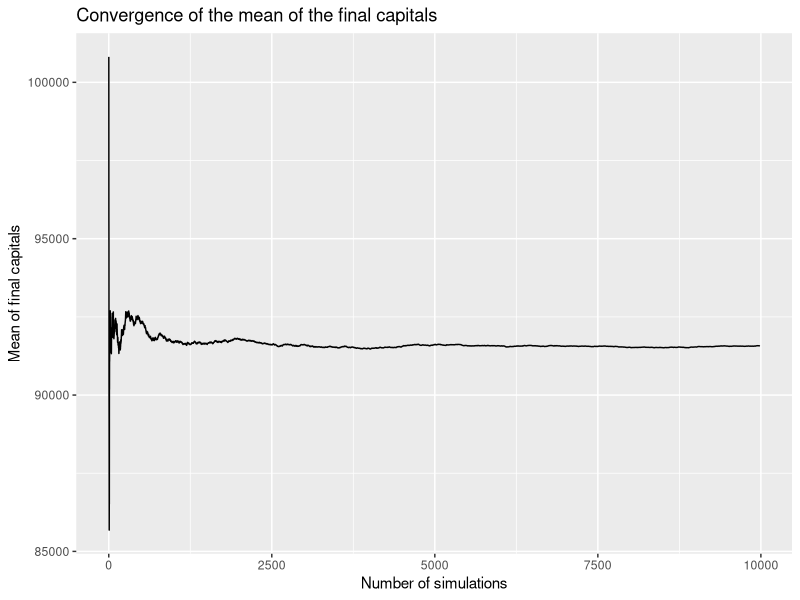
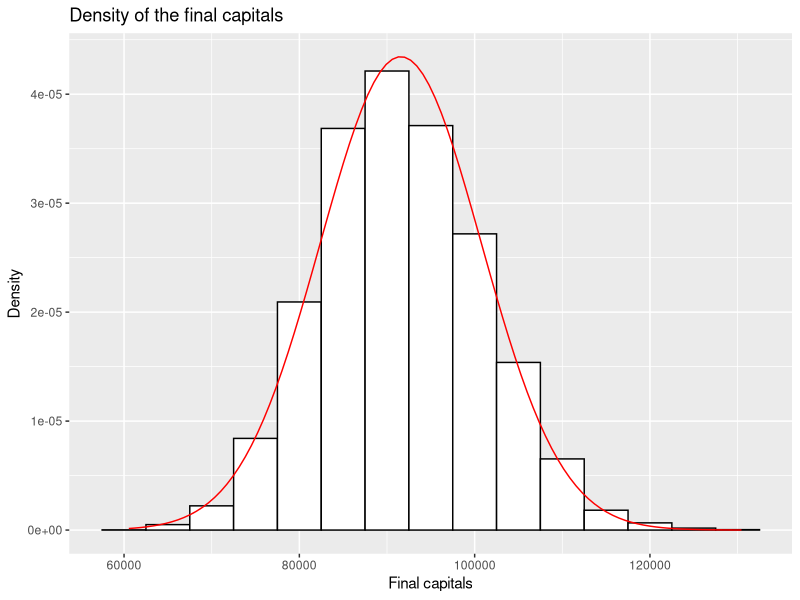
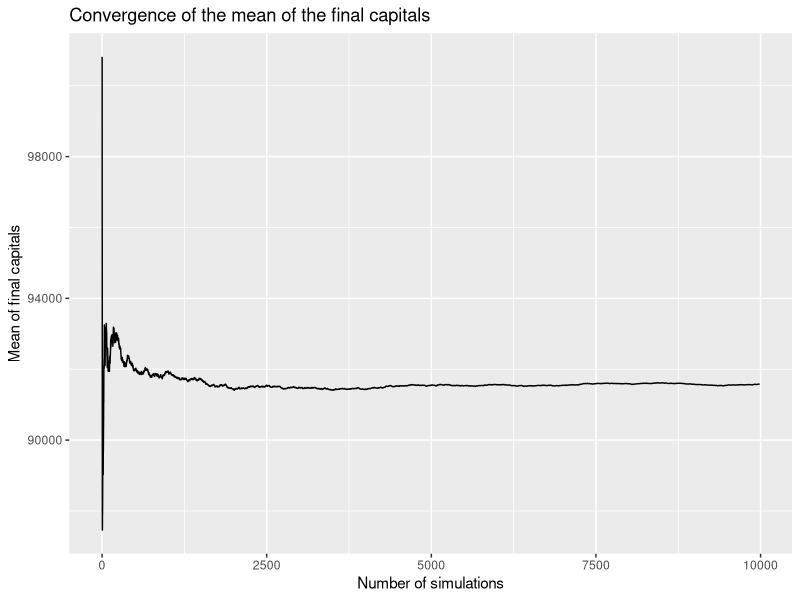
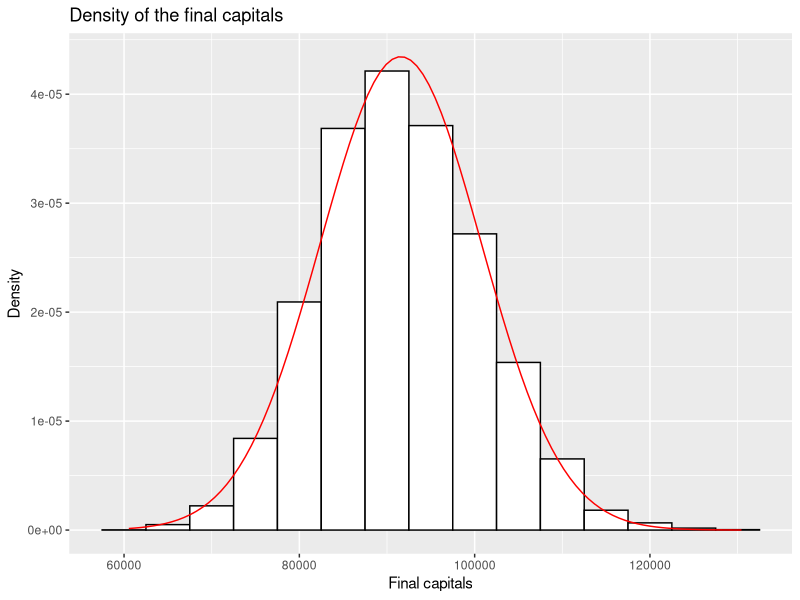

Write R code to recreate these figures, in order.
## ---- chunk 1
knitr::opts_chunk$set(echo = TRUE, fig.fullwidth=TRUE, fig.height=3)
library(ggplot2)
library(cowplot)
## ---- chunk 2
inverse.claim <- function(x) {
  return(max((100 / (1 - x)^(1 / 2.5)), 0))
}
## ---- chunk 3
simulate_one_insurance <- function(c0, n0, a, tl, lambda, mu, nu) {
  # Initialize variables
  t <- 0
  n <- n0
  c <- c0
  # Update capital with annuity payments
  dt <- rexp(1, lambda * n + mu * n + nu)
  t <- t + dt
  while (t < tl) {
    # Update the capital with the proportional part of the payments
    c <- c + n * a * dt
    # Decide the type of event
    u <- runif(1)
    if (u < lambda * n / (lambda * n + mu * n + nu)) {
      # Claim event
      claim_amount <- inverse.claim(runif(1))
      c <- c - claim_amount
    } else if (u < (lambda * n + mu * n) / (lambda * n + mu * n + nu)) {
      # Departure event
      n <- max(n - 1, 0)
    } else {
      # Enrollment event
      n <- n + 1
    }
    # Stop if capital becomes negative
    if (c < 0) break
    # Time of next event
    dt <- rexp(1, lambda * n + mu * n + nu)
    t <- t + dt
  }
  return(c)
}
## ---- chunk 4
simulate_insurance <- function(c0, n0, a, tl, lambda, mu, nu, MC) {
  final_capitals <- vector("numeric", MC)
  # Simulate MC paths
  final_capitals <- replicate(MC, simulate_one_insurance(c0, n0, a, tl, lambda, mu, nu))
  # Compute and return outputs
  fraction <- sum(final_capitals > 0) / MC
  pos_fc <- final_capitals[final_capitals > 0]
  mean_final_capitals <- mean(pos_fc)
  sd_final_capitals <- sd(pos_fc)
  p1 <- ggplot() + 
        geom_line(mapping= aes(x = 1:length(pos_fc), 
                               y = cumsum(pos_fc)/(1:length(pos_fc)))) +
        labs(x = "Number of simulations", y = "Mean of final capitals",
               title = "Convergence of the mean of the final capitals")
  plot(p1)
  p2 <- ggplot() + 
        geom_histogram(mapping= aes(x = pos_fc, y=after_stat(density)),
                       binwidth=5000, color = "black", fill = "white") + 
        stat_function(fun=dnorm, args=list(mean=mean_final_capitals, sd = sd_final_capitals), 
                      color = "red") +
        labs(x = "Final capitals", y = "Density", 
               title = "Density of the final capitals")
  plot(p2)
  return(list(fraction = fraction, mean_final_capital = mean_final_capitals,
              sd_final_capital = sd_final_capitals))
}
## ---- chunk 5
simulate_insurance_antithetic <- function(c0, n0, a, tl, lambda, mu, nu, MC) {
  final_capitals <- vector("numeric", MC)
  # Simulate MC pairs of antithetic paths
  for (i in 1:(MC/2)) {
    final_capitals[i] <- simulate_one_insurance(c0, n0, a, tl, lambda, mu, nu)
    final_capitals[i + (MC/2)] <- simulate_one_insurance(c0, n0, a, tl, lambda, mu, nu) * -1
  }
  # Compute and return outputs
  antithetic_final_capitals <- c(final_capitals[1:(MC/2)], -final_capitals[(MC/2+1):MC])
  fraction <- sum(antithetic_final_capitals > 0) / MC
  pos_fc <- antithetic_final_capitals[antithetic_final_capitals > 0]
  mean_final_capitals <- mean(pos_fc)
  sd_final_capitals <- sd(pos_fc)
  p1 <- ggplot() + 
    geom_line(mapping= aes(x = 1:length(pos_fc), 
                           y = cumsum(pos_fc)/(1:length(pos_fc)))) +
    labs(x = "Number of simulations", y = "Mean of final capitals",
         title = "Convergence of the mean of the final capitals")
  plot(p1)
  p2 <- ggplot() + 
    geom_histogram(mapping= aes(x = pos_fc, y=after_stat(density)),
                   binwidth=5000, color = "black", fill = "white") + 
    stat_function(fun=dnorm, args=list(mean=mean_final_capitals, sd = sd_final_capitals), 
                  color = "red") +
    labs(x = "Final capitals", y = "Density", 
         title = "Density of the final capitals")
  plot(p2)
  return(list(fraction = fraction, mean_final_capital = mean_final_capitals,
              sd_final_capital = sd_final_capitals))
}
## ---- chunk 6
set.seed(42)
res <- simulate_insurance(c0 = 1000, n0 = 100, a = 100, tl = 100, 
                          lambda = 0.1, mu = 0.1, nu = 0.1, MC = 10000)
res
## ---- chunk 7
set.seed(42)
res <- simulate_insurance_antithetic(c0 = 1000, n0 = 100, a = 100, tl = 100, 
                          lambda = 0.1, mu = 0.1, nu = 0.1, MC = 10000)
res
